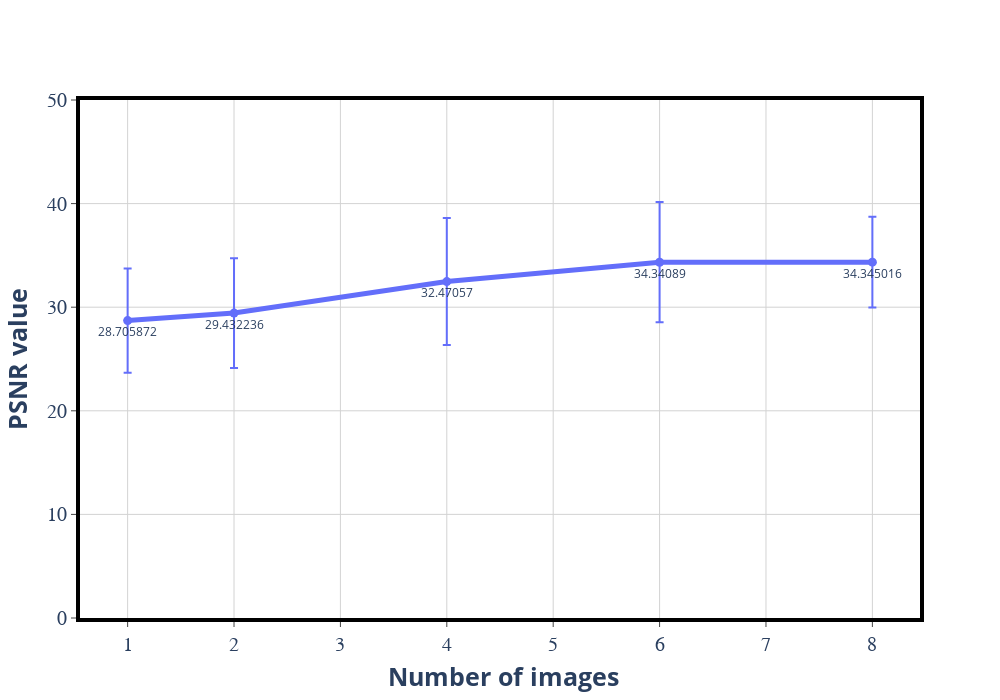

The code cell stored with this chart in its notebook:
### Code cell
from plotly.subplots import make_subplots


fig = make_subplots(rows=1, cols=1)

fig.add_trace(go.Scatter(y=psnr_mean_list, x=image_count, mode="lines+markers+text",
            marker=dict(
                size=9,
            ),line=dict(
            width=5),text=psnr_mean_list,
    textposition="bottom center",error_y=dict(type='data', array=psnr_std_list)
    
            ), row=1, col=1)

fig.update_layout(height=700, width=1000)
fig.update_layout(
        plot_bgcolor='white'
    )
fig.update_layout(
    autosize=False,
    xaxis = dict(
        mirror=True,
        ticks='outside',
        #showline=True,
        linecolor='black',
        gridcolor='lightgrey',
        tickmode = 'array',
        #tickvals=[  "Baseline",   "5",  "10",  "15",  "20",  "25",  "30",  "40",  "50",  "60",  "75",
        #"90", "105", "120", "135"],
        #range=[0, 140],
        zeroline=True, zerolinewidth=2,
        linewidth = 4
        #, ticklen=5,
        #constrain="domain",
        #gridwidth=10,
    #)
    ),
    #fig.update_yaxes(
      yaxis = dict(  mirror=True,
        ticks='outside',
        showline=True,
        linecolor='black',
        gridcolor='lightgrey',
        range=[0, 50],
        tickmode = 'array',
        zeroline=True, zerolinewidth=2,
       linewidth=4
        #gridwidth=10,
        
    ),
      xaxis_title =dict(text="<b> Number of images</b> ", font=dict(size=25))  ,
      yaxis_title=dict(text="<b> PSNR value </b> ", font=dict(size=25)) 
    )
#fig.update_layout(
#    title=dict(text="<b> Mean Pulse Rate </b>", font=dict(size=35))
#)
fig.update_layout(
yaxis = dict(
tickfont = dict(size=20)))
fig.update_layout(
xaxis = dict(
tickfont = dict(size=20)))
fig.update_yaxes(tickfont_family="Arial Black")
fig.update_xaxes(tickfont_family="Arial Black")
fig.update_layout(legend = dict(font = dict(family = "Arial Black", size = 30, color = "black")),
                  legend_title = dict(text="Group", font = dict(family = "Arial Black", size = 30, color = "green")))

#fig.update_layout(legend_title_text='Group',  dict(font = dict(family = "Arial Black", size = 20, color = "black"))

fig.show()

### Figure 1 — Plotly figure (JSON) as saved in the notebook; plotly's stock layout.template omitted (floating-point values rounded to 4 significant figures)
{"data": [{"error_y": {"array": [5.04, 5.297, 6.128, 5.804, 4.385], "type": "data"}, "line": {"width": 5}, "marker": {"size": 9}, "mode": "lines+markers+text", "text": ["28.705872", "29.432236", "32.47057", "34.34089", "34.345016"], "textposition": "bottom center", "type": "scatter", "x": [1, 2, 4, 6, 8], "xaxis": "x", "y": [28.71, 29.43, 32.47, 34.34, 34.35], "yaxis": "y"}], "layout": {"autosize": false, "height": 700, "legend": {"font": {"color": "black", "family": "Arial Black", "size": 30}, "title": {"font": {"color": "green", "family": "Arial Black", "size": 30}, "text": "Group"}}, "plot_bgcolor": "white", "width": 1000, "xaxis": {"anchor": "y", "domain": [0, 1], "gridcolor": "lightgrey", "linecolor": "black", "linewidth": 4, "mirror": true, "tickfont": {"family": "Arial Black", "size": 20}, "tickmode": "array", "ticks": "outside", "title": {"font": {"size": 25}, "text": "<b> Number of images</b> "}, "zeroline": true, "zerolinewidth": 2}, "yaxis": {"anchor": "x", "domain": [0, 1], "gridcolor": "lightgrey", "linecolor": "black", "linewidth": 4, "mirror": true, "range": [0, 50], "showline": true, "tickfont": {"family": "Arial Black", "size": 20}, "tickmode": "array", "ticks": "outside", "title": {"font": {"size": 25}, "text": "<b> PSNR value </b> "}, "zeroline": true, "zerolinewidth": 2}}}
